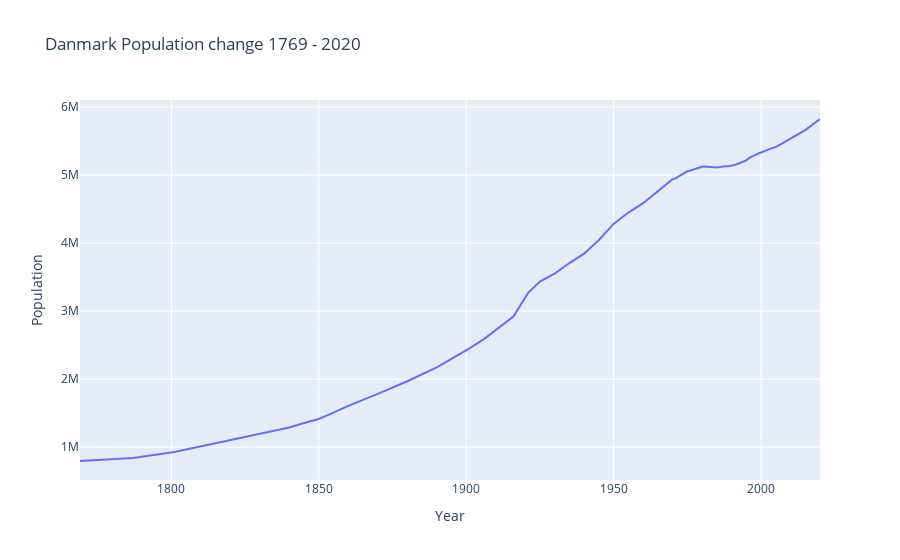

Notebook cell for this chart:
### Markdown cell above
# Graph of Danish population against year from 1769-2020

### Code cell
import plotly_express as px 

fig = px.line(danmark_population, x="År", y="Folkmängd", title=" Danmark Population change 1769 - 2020",
               labels={"År": "Year", "Folkmängd": "Population"})               
fig.show()

### Figure 1 — Plotly figure (JSON) as saved in the notebook; plotly's stock layout.template omitted (floating-point values rounded to 4 significant figures)
{"data": [{"hovertemplate": "Year=%{x}<br>Population=%{y}<extra></extra>", "legendgroup": "", "line": {"color": "#636efa", "dash": "solid"}, "marker": {"symbol": "circle"}, "mode": "lines", "name": "", "orientation": "v", "showlegend": false, "type": "scatter", "x": [1769, 1787, 1801, 1834, 1840, 1845, 1850, 1855, 1860, 1870, 1880, 1890, 1901, 1906, 1911, 1916, 1921, 1925, 1930, 1935, 1940, 1945, 1950, 1955, 1960, 1965, 1970, 1971, 1972, 1973, 1974, 1975, 1976, 1977, 1978, 1979, 1980, 1981, 1982, 1983, 1984, 1985, 1986, 1987, 1988, 1989, 1990, 1991, 1992, 1993, 1994, 1995, 1996, 1997, 1998, 1999, 2000, 2001, 2002, 2003, 2005, 2010, 2015, 2020], "xaxis": "x", "y": [797584, 841806, 929001, 1230964, 1289075, 1356877, 1414648, 1507222, 1608362, 1784741, 1969039, 2172380, 2449540, 2588919, 2757076, 2921362, 3267831, 3434555, 3550656, 3706349, 3844312, 4045232, 4281275, 4448401, 4585256, 4767597, 4937579, 4950598, 4975653, 5007538, 5036184, 5054410, 5065313, 5079879, 5096959, 5111537, 5122065, 5123989, 5119155, 5116464, 5112130, 5111108, 5116273, 5124794, 5129254, 5129778, 5135409, 5146469, 5162126, 5180614, 5196642, 5215718, 5251027, 5275121, 5294860, 5313577, 5330020, 5349212, 5368354, 5383507, 5411405, 5534738, 5659715, 5822763], "yaxis": "y"}], "layout": {"legend": {"tracegroupgap": 0}, "title": {"text": " Danmark Population change 1769 - 2020"}, "xaxis": {"anchor": "y", "domain": [0, 1], "title": {"text": "Year"}}, "yaxis": {"anchor": "x", "domain": [0, 1], "title": {"text": "Population"}}}}
